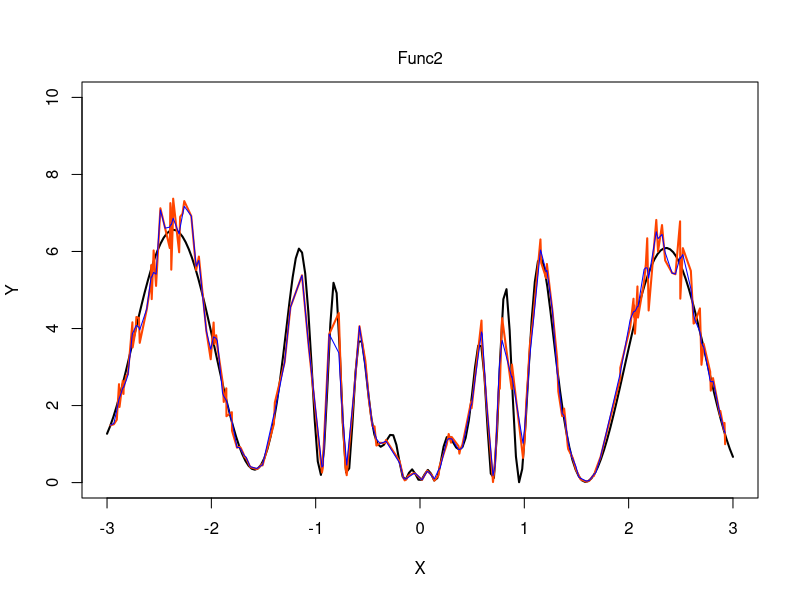
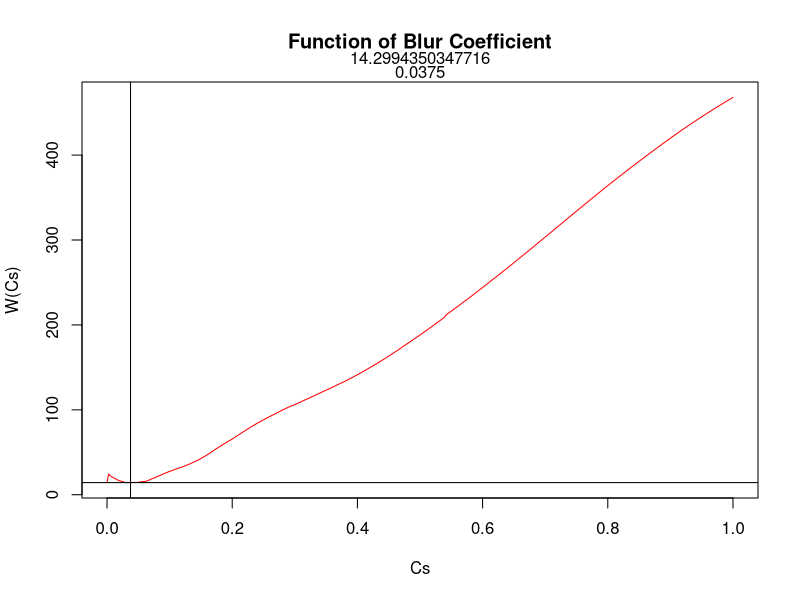

Here is the R script that generated these plots, in order:
#####################################################(Random and Noise)

MyFunction <- function(x) {
  MyFunction <- 2*x^4 + 4*x^3 + 8*x^2 + 16*x
}

MyFunction2 <- function(x) {
  MyFunction2 <- 0.05*(x-1)^2 + (3 - 2.9*exp(-2.77527*x^2))*(1-cos(x*(4-50*exp(-2.77527*x^2))))
}

NumberOfDots <- 200 #Размер выборки
NoiseRatio <- 0.2 #Коэффициэнт уровня помех
RandomValue <- runif(NumberOfDots, min=-1, max=1) #Кси

TrueX <- seq(from=-3, to=3, by=6/(NumberOfDots-1))
TrueY <- MyFunction2(TrueX)

NoiseX <- runif(NumberOfDots, min=-3, max=3) #Random
NoiseX <- sort(NoiseX)
Y <- MyFunction2(NoiseX)
Interference <- NoiseRatio*RandomValue*Y #Помехи
NoiseY <- Y + Interference

plot(TrueX, TrueY, type="l", xlim=c(-3,3), ylim=c(0,10), lwd=2, axes=FALSE , ann=FALSE)
par(new=TRUE)
plot(NoiseX, NoiseY, xlab="X", ylab="Y", type="l", xlim=c(-3,3), ylim=c(0,10), lwd=2, col="#FF4500")
mtext("Func2", side=3, line=0.7)

BlurCoef <- 0.0425 #Коэффициэнт размытия
Bell <- matrix(nrow=NumberOfDots, ncol=NumberOfDots) #Колоколообразная функция
for(i in 1:NumberOfDots)
{
  for(j in 1:NumberOfDots)
  {
    buffer <- abs((NoiseX[i]-NoiseX[j])/BlurCoef)
    if (buffer <= 1) {
      Bell[i,j] <- 1 - buffer
    } else {
      Bell[i,j]<-0
    }
  }
}
Bell1 <- vector(mode="numeric", NumberOfDots)
Chislitel <- vector(mode="numeric", NumberOfDots)
for (i in 1:NumberOfDots)
{
  Bell1[i] <- sum(Bell[i,])
  for (j in 1:NumberOfDots)
  {
    Chislitel[i] <- Chislitel[i] + NoiseY[j]*Bell[i,j]
  }
}

Rozenblatt_Parzen <- function(I) {
  Rozenblatt_Parzen <- Chislitel[I] / Bell1[I]
}

NonParamY <- vector(mode="numeric", NumberOfDots)
for(i in 1:NumberOfDots) {
  NonParamY[i] <- Rozenblatt_Parzen(i)
}

par(new=TRUE)
plot(NoiseX, NonParamY, type="l", xlim=c(-3,3), ylim=c(0,10), col='blue',axes=FALSE , ann=FALSE)

######################(Функция коэффициэнта размытия для непараметрики)
BlurCoef <- 0.0025
sch <- 1
BlurPlot <- round(seq(from=0, to=1, length=2*NumberOfDots), 4) #Ось X
BlurSum <- vector(mode="numeric", NumberOfDots*2) #Массив сумм
Blur <- vector(mode="numeric", NumberOfDots) #Сумма для одного значения коэф-та
while (sch <= (NumberOfDots*2+1)) {
  for (i in 1:NumberOfDots) {
    STD <- (Y[i] - NonParamY[i])^2
    if (i == 1) { 
      Blur[i]<-STD 
    } else {
      STDD <- Blur[i-1]
      Blur[i] <- STDD + STD
    }
  }
  k <- BlurCoef*NumberOfDots*2
  BlurSum[k] <- Blur[i]
  BlurCoef <- 0.0025 + 0.0025*k
  sch <- sch + 1
  for(i in 1:NumberOfDots) {
    for(j in 1:NumberOfDots) {
      buffer <- abs((NoiseX[i] - NoiseX[j])/BlurCoef)
      if (buffer <= 1) {
        Bell[i,j] <- 1 - buffer
      } else {
        Bell[i,j] <- 0
      }
    }
  }
  Chisl <- 0
  for (i in 1:NumberOfDots) {
    Bell1[i] <- sum(Bell[i,])
    for (j in 1:NumberOfDots) {
      Chisl <- Chisl + NoiseY[j]*Bell[i,j]
    }
    Chislitel[i] <- Chisl
    Chisl <- 0
  }
  for(i in 1:NumberOfDots) {
    NonParamY[i] <- Rozenblatt_Parzen(i)
  }
  print(BlurCoef)
}
Min <- 1000000
NumberOfMin <- 0
for(i in 1:NumberOfDots) {
  if (BlurSum[i] != 0 & BlurSum[i] < Min) {
    Min <- BlurSum[i]
    NumberOfMin <- i
  }
}
plot(BlurPlot, BlurSum, xlab="Cs", ylab="W(Cs)", type="l", col="red")
title("Function of Blur Coefficient")
mtext(Min, side=3, line=0.7)
mtext(NumberOfMin/2/NumberOfDots, side=3, line=0)
abline(v=NumberOfMin/2/NumberOfDots, col="black")
abline(h=Min, col="black")
